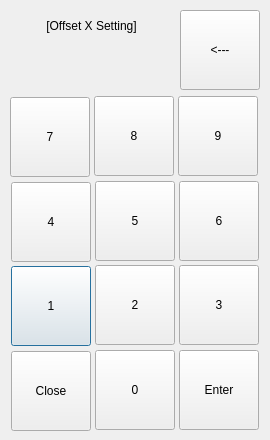
<?xml version="1.0" encoding="UTF-8"?>
<ui version="4.0">
 <class>Dialog</class>
 <widget class="QDialog" name="Dialog">
  <property name="geometry">
   <rect>
    <x>0</x>
    <y>0</y>
    <width>270</width>
    <height>440</height>
   </rect>
  </property>
  <property name="windowTitle">
   <string>Dialog</string>
  </property>
  <widget class="QLabel" name="Label_Number_2">
   <property name="geometry">
    <rect>
     <x>11</x>
     <y>10</y>
     <width>161</width>
     <height>31</height>
    </rect>
   </property>
   <property name="styleSheet">
    <string notr="true">font: 75 12pt &quot;Nanum square&quot;;</string>
   </property>
   <property name="text">
    <string>[Offset X Setting]</string>
   </property>
   <property name="alignment">
    <set>Qt::AlignCenter</set>
   </property>
   <property name="indent">
    <number>0</number>
   </property>
  </widget>
  <widget class="QPushButton" name="pushButton_1">
   <property name="geometry">
    <rect>
     <x>11</x>
     <y>266</y>
     <width>80</width>
     <height>80</height>
    </rect>
   </property>
   <property name="styleSheet">
    <string notr="true">font: 75 15pt &quot;Nanum square&quot;;</string>
   </property>
   <property name="text">
    <string>1</string>
   </property>
  </widget>
  <widget class="QPushButton" name="pushButton_Close">
   <property name="geometry">
    <rect>
     <x>11</x>
     <y>351</y>
     <width>80</width>
     <height>80</height>
    </rect>
   </property>
   <property name="styleSheet">
    <string notr="true">font: 75 15pt &quot;Nanum square&quot;;</string>
   </property>
   <property name="text">
    <string>Close</string>
   </property>
  </widget>
  <widget class="QPushButton" name="pushButton_4">
   <property name="geometry">
    <rect>
     <x>11</x>
     <y>182</y>
     <width>80</width>
     <height>80</height>
    </rect>
   </property>
   <property name="styleSheet">
    <string notr="true">font: 75 15pt &quot;Nanum square&quot;;</string>
   </property>
   <property name="text">
    <string>4</string>
   </property>
  </widget>
  <widget class="QPushButton" name="pushButton_Back">
   <property name="geometry">
    <rect>
     <x>180</x>
     <y>10</y>
     <width>80</width>
     <height>80</height>
    </rect>
   </property>
   <property name="styleSheet">
    <string notr="true">font: 75 15pt &quot;Nanum square&quot;;</string>
   </property>
   <property name="text">
    <string>&lt;---</string>
   </property>
  </widget>
  <widget class="QPushButton" name="pushButton_5">
   <property name="geometry">
    <rect>
     <x>95</x>
     <y>181</y>
     <width>80</width>
     <height>80</height>
    </rect>
   </property>
   <property name="styleSheet">
    <string notr="true">font: 75 15pt &quot;Nanum square&quot;;</string>
   </property>
   <property name="text">
    <string>5</string>
   </property>
  </widget>
  <widget class="QPushButton" name="pushButton_2">
   <property name="geometry">
    <rect>
     <x>95</x>
     <y>265</y>
     <width>80</width>
     <height>80</height>
    </rect>
   </property>
   <property name="styleSheet">
    <string notr="true">font: 75 15pt &quot;Nanum square&quot;;</string>
   </property>
   <property name="text">
    <string>2</string>
   </property>
  </widget>
  <widget class="QPushButton" name="pushButton_Enter">
   <property name="geometry">
    <rect>
     <x>179</x>
     <y>350</y>
     <width>80</width>
     <height>80</height>
    </rect>
   </property>
   <property name="styleSheet">
    <string notr="true">font: 75 15pt &quot;Nanum square&quot;;</string>
   </property>
   <property name="text">
    <string>Enter</string>
   </property>
  </widget>
  <widget class="QLabel" name="Label_Number">
   <property name="geometry">
    <rect>
     <x>11</x>
     <y>50</y>
     <width>161</width>
     <height>41</height>
    </rect>
   </property>
   <property name="styleSheet">
    <string notr="true">border-image: url(:/Icon/mea_sel_off_box.png) 4;
border-width: 2;
font: 75 14pt &quot;Nanum square&quot;;</string>
   </property>
   <property name="text">
    <string/>
   </property>
   <property name="alignment">
    <set>Qt::AlignRight|Qt::AlignTrailing|Qt::AlignVCenter</set>
   </property>
   <property name="indent">
    <number>0</number>
   </property>
  </widget>
  <widget class="QPushButton" name="pushButton_6">
   <property name="geometry">
    <rect>
     <x>179</x>
     <y>181</y>
     <width>80</width>
     <height>80</height>
    </rect>
   </property>
   <property name="styleSheet">
    <string notr="true">font: 75 15pt &quot;Nanum square&quot;;</string>
   </property>
   <property name="text">
    <string>6</string>
   </property>
  </widget>
  <widget class="QPushButton" name="pushButton_8">
   <property name="geometry">
    <rect>
     <x>94</x>
     <y>96</y>
     <width>80</width>
     <height>80</height>
    </rect>
   </property>
   <property name="styleSheet">
    <string notr="true">font: 75 15pt &quot;Nanum square&quot;;</string>
   </property>
   <property name="text">
    <string>8</string>
   </property>
  </widget>
  <widget class="QPushButton" name="pushButton_3">
   <property name="geometry">
    <rect>
     <x>179</x>
     <y>265</y>
     <width>80</width>
     <height>80</height>
    </rect>
   </property>
   <property name="styleSheet">
    <string notr="true">font: 75 15pt &quot;Nanum square&quot;;</string>
   </property>
   <property name="text">
    <string>3</string>
   </property>
  </widget>
  <widget class="QPushButton" name="pushButton_7">
   <property name="geometry">
    <rect>
     <x>10</x>
     <y>97</y>
     <width>80</width>
     <height>80</height>
    </rect>
   </property>
   <property name="styleSheet">
    <string notr="true">font: 75 15pt &quot;Nanum square&quot;;</string>
   </property>
   <property name="text">
    <string>7</string>
   </property>
  </widget>
  <widget class="QPushButton" name="pushButton_0">
   <property name="geometry">
    <rect>
     <x>95</x>
     <y>350</y>
     <width>80</width>
     <height>80</height>
    </rect>
   </property>
   <property name="styleSheet">
    <string notr="true">font: 75 15pt &quot;Nanum square&quot;;</string>
   </property>
   <property name="text">
    <string>0</string>
   </property>
  </widget>
  <widget class="QPushButton" name="pushButton_9">
   <property name="geometry">
    <rect>
     <x>178</x>
     <y>96</y>
     <width>80</width>
     <height>80</height>
    </rect>
   </property>
   <property name="styleSheet">
    <string notr="true">font: 75 15pt &quot;Nanum square&quot;;</string>
   </property>
   <property name="text">
    <string>9</string>
   </property>
  </widget>
 </widget>
 <resources>
  <include location="Icon/Icon.qrc"/>
 </resources>
 <connections/>
</ui>
